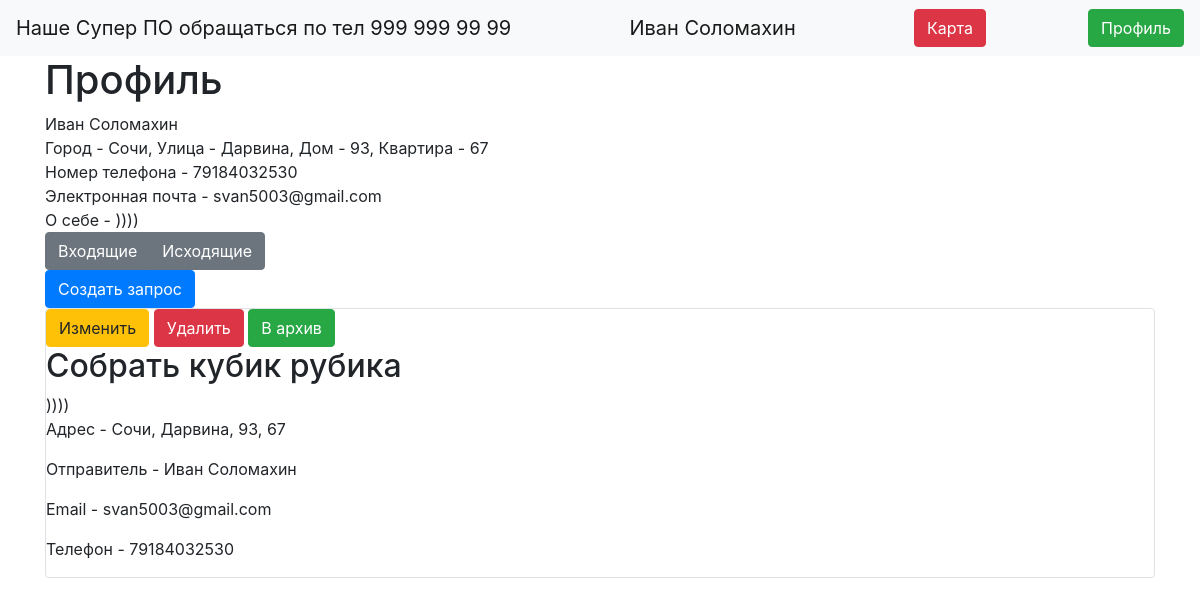
The page /profile (signed in) on the database as committed earlier.
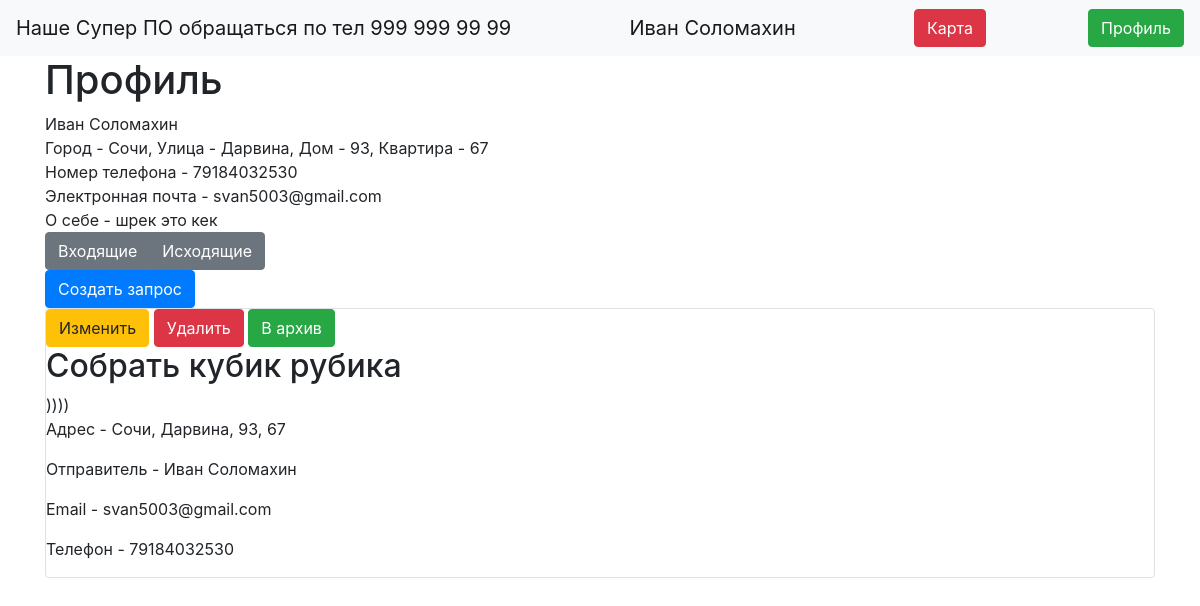
The same page on the database as committed later.
### data/users.py (models this page shows, shortened)
class User(SqlAlchemyBase, UserMixin):
    __tablename__ = 'users'
    id = sqlalchemy.Column(sqlalchemy.Integer,
                           primary_key=True, autoincrement=True)
    surname = sqlalchemy.Column(sqlalchemy.String, nullable=True)
    name = sqlalchemy.Column(sqlalchemy.String, nullable=True)
    address = sqlalchemy.Column(sqlalchemy.JSON, nullable=True)
    telephone_number = sqlalchemy.Column(sqlalchemy.Integer, nullable=True)
    email = sqlalchemy.Column(sqlalchemy.String,
                              index=True, unique=True, nullable=True)
    about = sqlalchemy.Column(sqlalchemy.String, nullable=True)
    hashed_password = sqlalchemy.Column(sqlalchemy.String, nullable=True)

### data/requests.py (models this page shows)
class Request(SqlAlchemyBase):
    __tablename__ = 'requests'
    id = sqlalchemy.Column(sqlalchemy.Integer,
                           primary_key=True, autoincrement=True)
    name = sqlalchemy.Column(sqlalchemy.String, nullable=True)
    description = sqlalchemy.Column(sqlalchemy.String, nullable=True)
    address = sqlalchemy.Column(sqlalchemy.String, nullable=True)
    sender_id = sqlalchemy.Column(sqlalchemy.Integer, sqlalchemy.ForeignKey("users.id"))
    provider_id = sqlalchemy.Column(sqlalchemy.Integer, sqlalchemy.ForeignKey("users.id"))
    is_active = sqlalchemy.Column(sqlalchemy.Boolean, default=False)

### main.py (the view)
@app.route("/profile")
def profile():
    global flag_1
    session = db_session.create_session()
    requests_users = []
    if flag_1:
        requests = get_outgoing_requests(current_user)
        for request in requests:
            user = session.query(User).filter(User.id == request.sender_id).first()
            requests_users.append((request, user))
    else:
        requests = get_ingoing_requests(current_user)
        for request in requests:
            user = session.query(User).filter(User.id == request.sender_id).first()
            requests_users.append((request, user))
    return render_template("profile.html", requests=requests_users, flag=flag_1)

### data/db_session.py (called while the page is built)
def create_session() -> Session:
    global __factory
    return __factory()

### main.py (called while the page is built)
@login_manager.user_loader
def load_user(user_id):
    session = db_session.create_session()
    return session.query(User).get(user_id)

def get_outgoing_requests(user):
    session = db_session.create_session()
    return session.query(Request).filter(Request.sender_id == user.id).all()

### templates/profile.html (shortened to what this page needs)
{% extends "base.html" %}
{% block content %}
<h1>Профиль</h1>
<div class="col-md8">
    <div>{{current_user.name + " " + current_user.surname}}</div>
    <div>Город - {{ current_user.address["city"] }}, Улица - {{ current_user.address["street"] }}, Дом - {{
        current_user.address["building"] }}, Квартира - {{ current_user.address["flat"] }}
    </div>
    <div>Номер телефона - {{ current_user.telephone_number }}</div>
    <div>Электронная почта - {{ current_user.email }}</div>
    <div>О себе - {{ current_user.about }}</div>
</div>
<div class="btn-group" role="group" aria-label="Basic example">
    <a class="btn btn-secondary" href="/profile/switch/ingoing">Входящие</a>
    <a type="button" class="btn btn-secondary" href="/profile/switch/outgoing">Исходящие</a>
</div>
<div>
    <a type="button" class="btn btn-primary" href="/request">Создать запрос</a>
</div>
{% for item, user in requests %}
<div class="col-md6 border rounded">
    {% if current_user.is_authenticated and flag and item.is_active%}
        <a href="/request/{{ item.id }}" class="btn btn-warning">Изменить</a>
        <a href="/request_delete/{{ item.id }}" class="btn btn-danger">Удалить</a>
        <a href="/request_deactivate/{{ item.id }}" class="btn btn-success">В архив</a>
        <h2>{{item.name}}</h2>
    <div>
        {{item.description}}
    </div>
    <div>
        <p>Адрес - {{item.address}}</p>
        <p>Отправитель - {{user.name + " " + user.surname}}</p>
        <p>Email - {{user.email}}</p>
        <p>Телефон - {{user.telephone_number}}</p>
    </div>
    {% endif %}
</div>
{% endfor %}
{% endblock %}

### templates/base.html (shortened to what this page needs)
<!doctype html>
<html lang="en">
<head>
    <link rel="stylesheet"
          href="https://stackpath.bootstrapcdn.com/bootstrap/4.4.1/css/bootstrap.min.css"
>
</head>
<body>
<header>
    <nav class="navbar navbar-light bg-light">
        <a class="navbar-brand" href="#">Наше Супер ПО обращаться по тел 999 999 99 99</a>
        {% if current_user.is_authenticated %}
        <a class="navbar-brand" href="/logout">{{ current_user.name + " " + current_user.surname}}</a>
        <a class="btn btn-danger" href="/map">Карта</a>
        <a class="btn btn-success" href="/profile">Профиль</a>
        {% else %}
        <p>
        <a class="btn btn-primary " href="/register">Зарегистрироваться</a>
        <a class="btn btn-success" href="/login">Войти</a>
        </p>
{% endif %}
    </nav>
</header>
<main role="main" class="container">
    {% block content %}{% endblock %}
</main>
</body>
</html>

Rows that differ between the two databases and show on the page:
changed User "Иван Соломахин": about "))))" → "шрек это кек"
